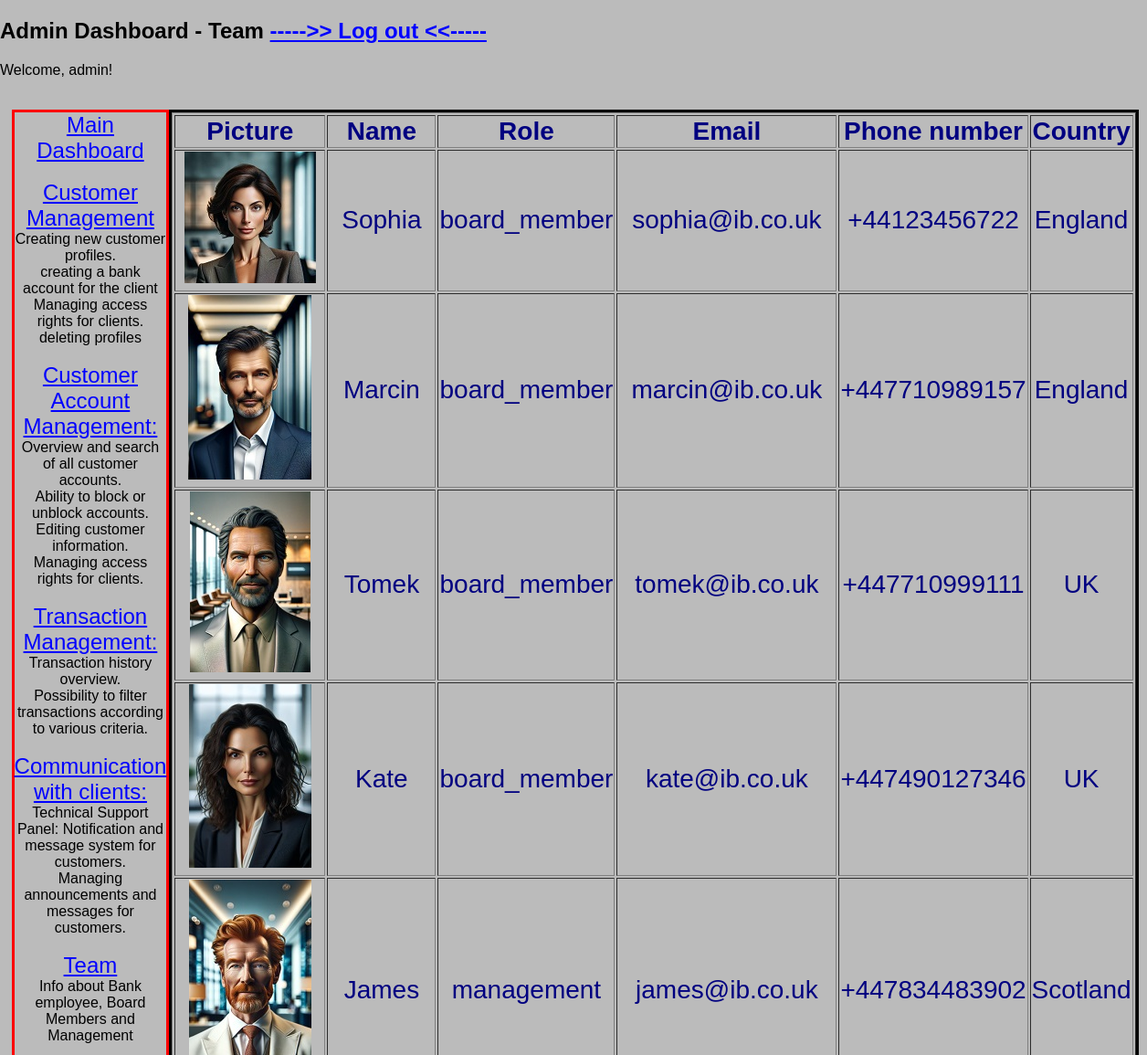
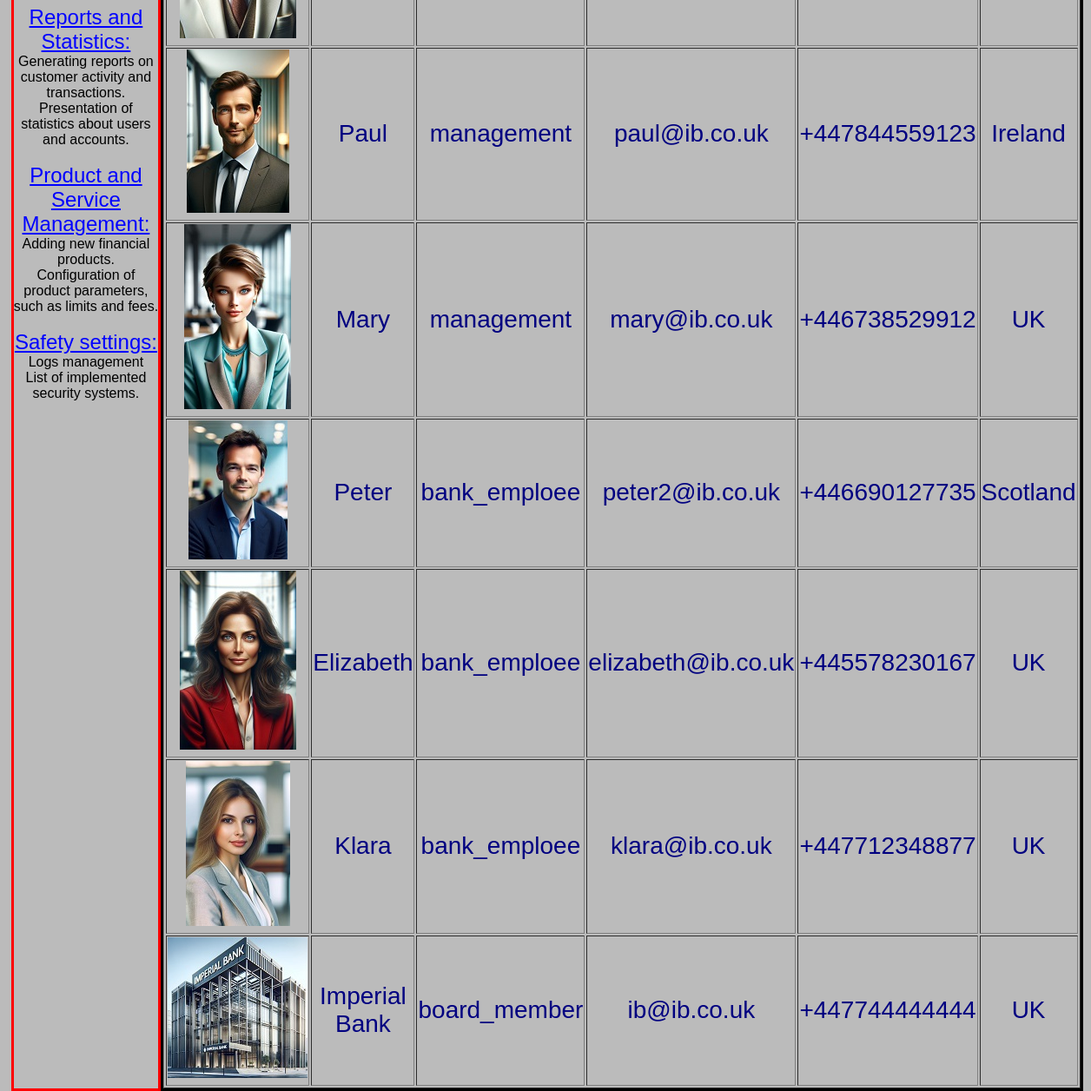
Screenshot of /team (signed in) with the database file from the repository (2 pictures, top to bottom).
### models/models.py (models this page shows, shortened)
class Users(db.Model, UserMixin):
    id = db.Column(db.Integer, primary_key=True)
    username = db.Column(db.String(50), unique=True, nullable=False)
    password_hash = db.Column(db.String(128), nullable=False)
    role = db.Column(db.String(20), nullable=False, default='client')
    email = db.Column(db.String(120), unique=True, nullable=False)
    phone_number = db.Column(db.String(20), nullable = False)
    country = db.Column(db.String(50))
    transactions = db.relationship('Transaction', backref='user', lazy=True)

### app.py (the view)
@app.route('/team', methods=['GET', 'POST'])
@login_required
@admin_required
def team():
    all_users = Users.query.all()
    return render_template('team.html', all_users=all_users)

### app.py (called while the page is built)
@app.before_request
def initialize_database():
    db.create_all()
    session.permanent = True

@login_manager.user_loader
def load_user(user_id):
    return Users.query.get(int(user_id))

### routes/transfer.py (called while the page is built)
def admin_required(func):
    @wraps(func)
    def decorated_view(*args, **kwargs):
        if not current_user.is_authenticated or current_user.role != 'admin':
            logger.error(f"No access to the resource - {request.path}  '{current_user.username}' ")
            abort(403)
        return func(*args, **kwargs)
    return decorated_view

### templates/team.html (shortened to what this page needs)
{% extends 'base_admin.html' %}
{% block subtitle %} - Team{% endblock %}
{% block content %}
<div class="container3">
    <table border="1" class="large-font-table">
        <thead>
        <tr>
            <th>Picture</th>
            <th>Name</th>
            <th>Role</th>
            <th>Email</th>
            <th>Phone number</th>
            <th>Country</th>
        </tr>
        </thead>
        <tbody>
        {% for user in all_users %}
            {% if user.role in ('board_member', 'management', 'bank_emploee'): %}
                <tr>
                    <td><img src="static/{{ user.username }}.jpg" alt="Obraz użytkownika"></td>
                    <td>{{ user.username }}</td>
                    <td>{{ user.role }}</td>
                    <td>{{ user.email }}</td>
                    <td>{{ user.phone_number }}</td>
                    <td>{{ user.country }}</td>
            {% endif %}
                </tr>
        {% endfor %}
        </tbody>
    </table>
</div>
{% endblock %}

### templates/base_admin.html (shortened to what this page needs)
<!DOCTYPE html>
<html lang="en">
<head>
    <link rel="stylesheet" href="{{ url_for('static', filename='styles_admin.css') }}">
</head>
<body>
    <main>
        <h2>Admin Dashboard  {% block subtitle %}{% endblock %} <a href="{{ url_for('logout') }}" class="link"> ----->> Log out  <<-----</a> <br></h2>
        <p>Welcome, {{ current_user.username }}!</p>  <br>
        <div class="container">
            <div class="left">
            <div>
                <a href="{{ url_for('admin_dashboard_bp.admin_dashboard') }}" class="link">Main Dashboard</a> <br><br>
                <a href="{{ url_for('admin_dashboard_cm') }}" class="link">Customer Management</a> <br>
                Creating new customer profiles.<br>
                creating a bank account for the client<br>
                Managing access rights for clients.<br>
                deleting profiles<br><br>
                <a href="{{ url_for('admin_dashboard_cam') }}" class="link">Customer Account Management:</a> <br>
                Overview and search of all customer accounts.<br>
                Ability to block or unblock accounts.<br>
                Editing customer information.<br>
                Managing access rights for clients.<br><br>
                <a href="{{ url_for('transaction_management') }}" class="link">Transaction Management:</a> <br>
                Transaction history overview.<br>
                Possibility to filter transactions according to various criteria.<br><br>
                <a href="{{ url_for('cwc_bp.cwc') }}" class="link">Communication with clients:</a> <br>
                Technical Support Panel:
                Notification and message system for customers.<br>
                Managing announcements and messages for customers.<br><br>
                <a href="{{ url_for('team') }}" class="link">Team</a> <br>
                Info about Bank employee, Board Members and Management<br><br>
                <a href="{{ url_for('reports_and_statistics_bp.reports_and_statistics') }}" class="link">Reports and Statistics:</a> <br>
                Generating reports on customer activity and transactions.<br>
                Presentation of statistics about users and accounts.<br><br>
                <a href="{{ url_for('products_and_service_management') }}" class="link">Product and Service Management:</a> <br>
                Adding new financial products.<br>
                Configuration of product parameters, such as limits and fees.<br><br>
                <a href="{{ url_for('safety_settings') }}" class="link">Safety settings:</a> <br>
                Logs management <br>
                List of implemented security systems.<br><br>
            </div>
            </div>
            <div class="right">
                {% block content %}
                {% endblock %}
            </div>
        </div>
    </main>
</body>
</html>

### static/styles_admin.css (style rules this page uses)
body { font-family: 'Arial', sans-serif; margin: 0; padding: 0; background-color: #bbb; }
.link { color: blue; font-size: 24px; transition: color 2s ease; }
.container { display: flex; justify-content: space-between; margin: 0 auto; max-width: 98%; }
.left { flex: 1; border-color: red; border-style: solid; text-align: center; }
.right { flex: 4; border-color: black; border-style: solid; text-align: center; }
.container3 { display: flex; justify-content: center; margin: 0 auto; max-width: 98%; font-size: medium; }
.large-font-table { font-size: 28px; font-style: normal; color: navy; }

### rows the page displays
Users: username "admin"
Users: username (picture), username "Sophia", role "board_member", email "sophia@ib.co.uk", phone_number "+44123456722", country "England"
Users: username (picture), username "Marcin", role "board_member", email "marcin@ib.co.uk", phone_number "+447710989157", country "England"
Users: username (picture), username "Tomek", role "board_member", email "tomek@ib.co.uk", phone_number "+447710999111", country "UK"
Users: username (picture), username "Kate", role "board_member", email "kate@ib.co.uk", phone_number "+447490127346", country "UK"
Users: username (picture), username "James", role "management", email "james@ib.co.uk", phone_number "+447834483902", country "Scotland"
Users: username (picture), username "Paul", role "management", email "paul@ib.co.uk", phone_number "+447844559123", country "Ireland"
Users: username (picture), username "Mary", role "management", email "mary@ib.co.uk", phone_number "+446738529912", country "UK"
Users: username (picture), username "Peter", role "bank_emploee", email "peter2@ib.co.uk", phone_number "+446690127735", country "Scotland"
Users: username (picture), username "Elizabeth", role "bank_emploee", email "elizabeth@ib.co.uk", phone_number "+445578230167", country "UK"
Users: username (picture), username "Klara", role "bank_emploee", email "klara@ib.co.uk", phone_number "+447712348877", country "UK"
Users: username (picture), username "Imperial Bank", role "board_member", email "ib@ib.co.uk", phone_number "+447744444444", country "UK"
